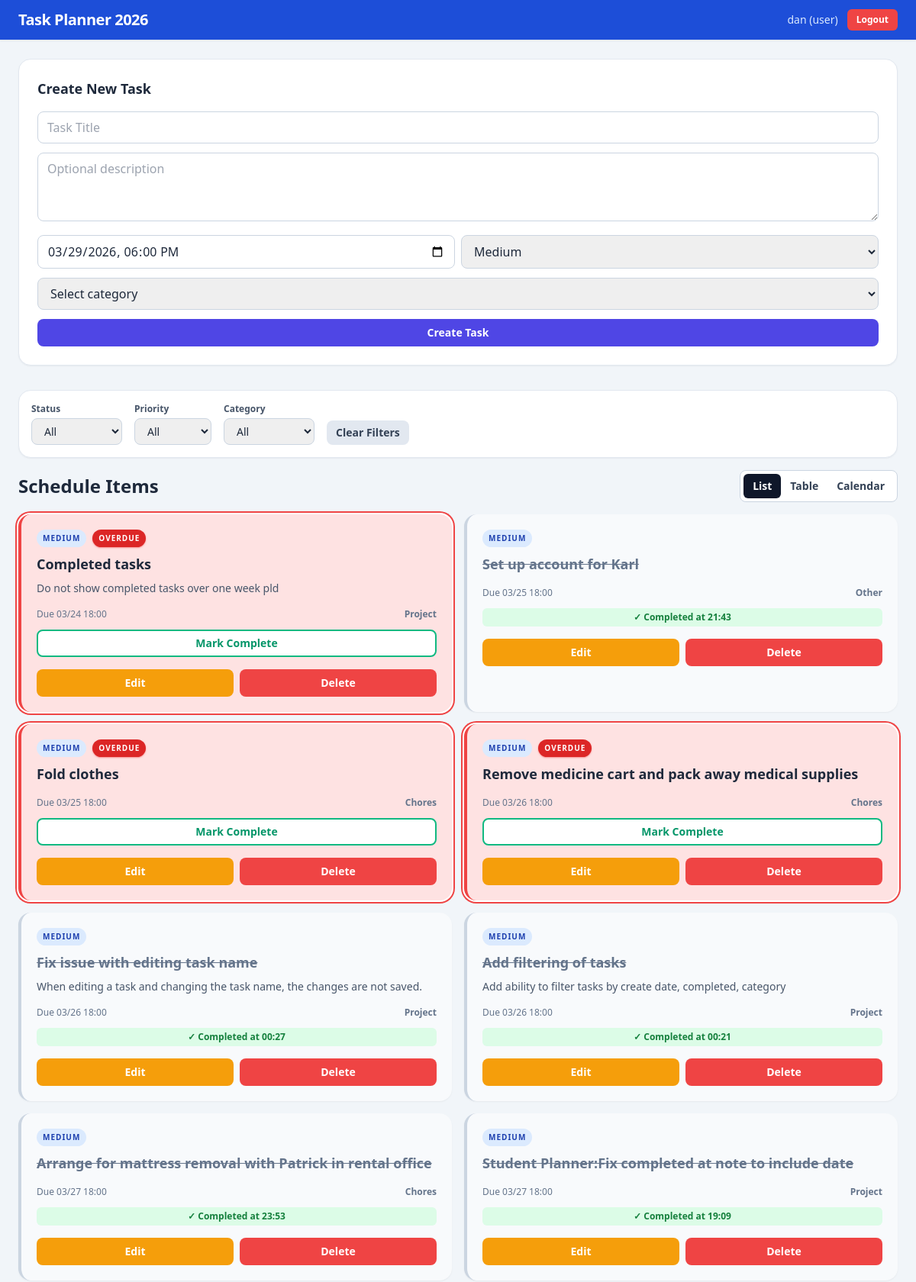
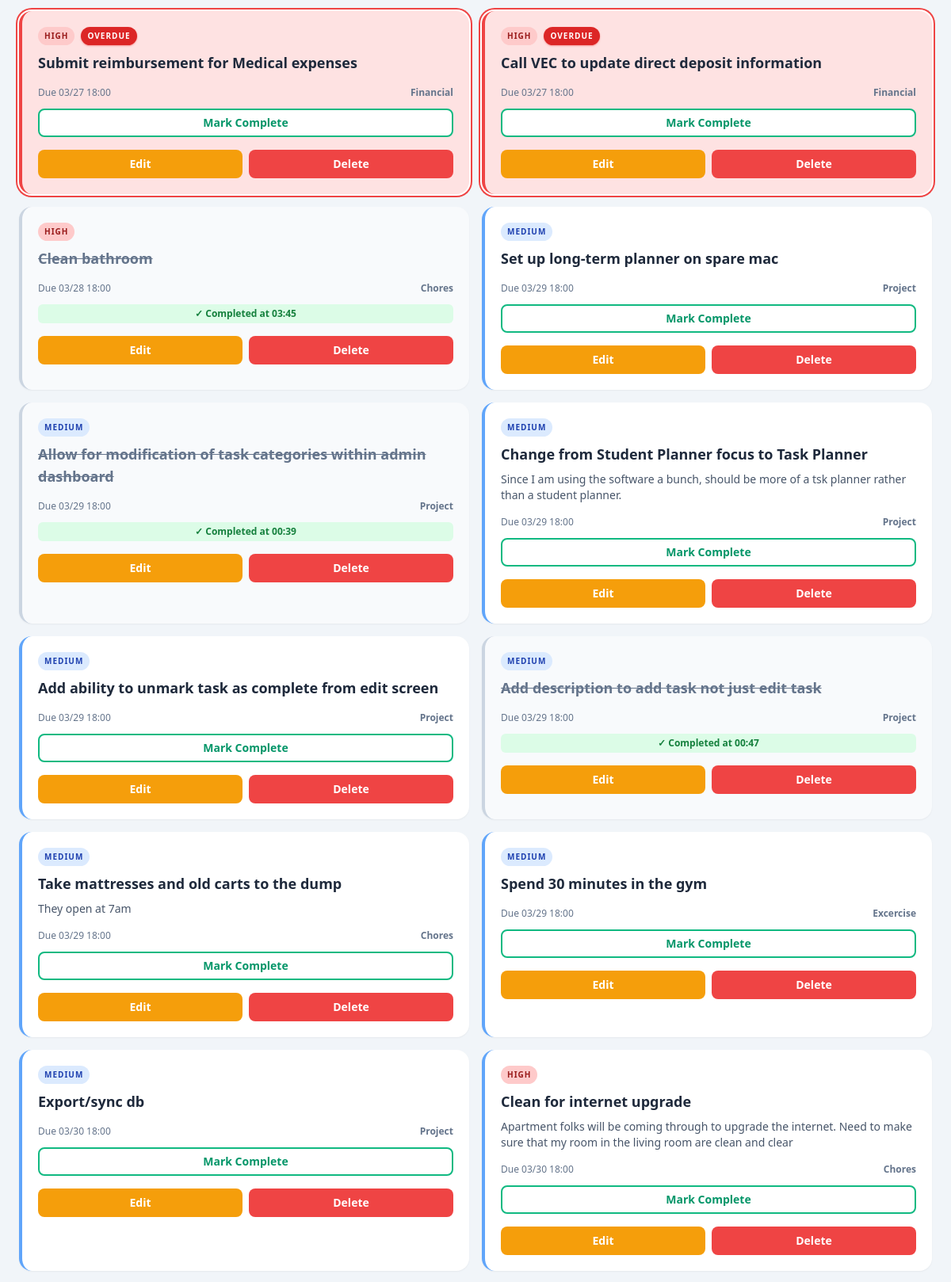
The app's page /dashboard (signed in, upper part) with its own data (2 pictures, top to bottom).
### models.py (models this page shows)
class User(Base):
    __tablename__ = "users"
    id = Column(Integer, primary_key=True, index=True)
    username = Column(String, unique=True, index=True)
    password = Column(String)
    role = Column(String)     # "admin" or "student"
    requires_password_change = Column(Boolean, default=False)
    tasks = relationship("Task", back_populates="owner")

class Task(Base):
    __tablename__ = "tasks"
    id = Column(Integer, primary_key=True, index=True)
    title = Column(String)
    description = Column(String)
    due_datetime = Column(DateTime)
    is_completed = Column(Boolean, default=False)
    actual_completed_at = Column(DateTime, nullable=True)
    priority = Column(String)
    category = Column(String)
    owner_id = Column(Integer, ForeignKey("users.id"))
    owner = relationship("User", back_populates="tasks")

### main.py (the view)
@app.get("/dashboard", response_class=HTMLResponse)
def dashboard(
    request: Request,
    is_completed: Optional[str] = None,
    priority: Optional[str] = None,
    category: Optional[str] = None,
    user_id: Optional[str] = None,
    user: models.User = Depends(get_session_user),
    db: Session = Depends(database.get_db)
):
    if not user: return RedirectResponse(url="/", status_code=303)
    query = db.query(models.Task)
    if user.role == "admin":
        if user_id and user_id.strip() != "":
            try:
                query = query.filter(models.Task.owner_id == int(user_id))
            except ValueError:
                pass
        all_users = db.query(models.User).order_by(models.User.username.asc()).all()
        regular_users = [u for u in all_users if u.role == "user"]
    else:
        query = query.filter(models.Task.owner_id == user.id)
        all_users = []
        regular_users = []
    if is_completed == "true":
        query = query.filter(models.Task.is_completed == True)
    elif is_completed == "false":
        query = query.filter(models.Task.is_completed == False)
    elif is_completed == "overdue":
        query = query.filter(models.Task.is_completed == False, models.Task.due_datetime < datetime.now())
    if priority and priority != "all":
        query = query.filter(models.Task.priority == priority)
    if category and category != "all":
        query = query.filter(models.Task.category == category)
    tasks = query.order_by(models.Task.due_datetime.asc()).all()
    categories_obj = db.query(models.Category).order_by(models.Category.name.asc()).all()
    categories = [c.name for c in categories_obj]
    flash = request.cookies.get("flash")
    response = templates.TemplateResponse("index.html", {
        "request": request,
        "tasks": tasks,
        "user": user,
        "regular_users": regular_users,
        "all_users": all_users,
        "now": datetime.now(),
        "flash": flash,
        "categories": categories,
        "categories_obj": categories_obj
    })
    if flash:
        response.delete_cookie("flash")
    return response

### templates/index.html (shortened to what this page needs)
<!DOCTYPE html>
<html lang="en">
<head>
    <script src="https://cdn.tailwindcss.com"></script>
</head>
<body class="min-h-screen bg-slate-100 text-slate-800">
    <nav class="sticky top-0 z-10 border-b border-slate-200 bg-blue-700 px-4 py-3 text-white shadow-sm sm:px-6">
        <div class="mx-auto flex w-full max-w-7xl flex-wrap items-center justify-between gap-3">
            <h1 class="text-lg font-bold tracking-tight sm:text-xl">Task Planner 2026</h1>
            <div class="flex w-full items-center justify-between gap-3 sm:w-auto sm:justify-end">
                <span class="truncate text-xs font-medium text-blue-100 sm:text-sm">{{ user.username }} ({{ user.role
                    }})</span>
                <a href="/logout"
                    class="rounded-md bg-red-500 px-3 py-1.5 text-xs font-semibold transition hover:bg-red-600">Logout</a>
            </div>
        </div>
    </nav>
    <main class="mx-auto w-full max-w-7xl px-4 py-5 sm:px-6 sm:py-6">
        {% if user.role != 'admin' %}
        <section class="mb-8">
            <div class="rounded-2xl border border-slate-200 bg-white p-4 shadow-sm sm:p-6">
                <h2 class="mb-4 text-lg font-bold">Create New Task</h2>
                <form action="/tasks/create" method="post" class="space-y-3">
                    <input type="text" name="title" placeholder="Task Title"
                        class="w-full rounded-lg border border-slate-300 px-3 py-2" required>
                    <textarea name="description" placeholder="Optional description"
                        class="w-full rounded-lg border border-slate-300 px-3 py-2" rows="3"></textarea>
                    <div class="grid grid-cols-1 gap-2 sm:grid-cols-2">
                        <input type="datetime-local" name="due_date" value="{{ now.strftime('%Y-%m-%dT18:00') }}"
                            class="rounded-lg border border-slate-300 px-3 py-2" required>
                        <select name="priority" class="rounded-lg border border-slate-300 px-3 py-2">
                            <option value="Medium" selected>Medium</option>
                        </select>
                    </div>
                    <select name="category" class="w-full rounded-lg border border-slate-300 px-3 py-2" required>
                        <option value="" disabled selected>Select category</option>
                    </select>
                    <button type="submit"
                        class="w-full rounded-lg bg-indigo-600 py-2 text-sm font-semibold text-white hover:bg-indigo-700">Create
                        Task</button>
                </form>
            </div>
        </section>
        {% endif %}
        <section class="mb-4">
            <div class="rounded-2xl border border-slate-200 bg-white p-4 shadow-sm">
                <form action="/dashboard" method="get" class="flex flex-wrap items-end gap-4 text-sm" id="filter-form">
                    <div>
                        <label class="block text-xs font-semibold text-slate-600 mb-1">Status</label>
                        <select name="is_completed" class="rounded-lg border border-slate-300 px-3 py-1.5 focus:border-blue-500 focus:outline-none focus:ring-1 focus:ring-blue-500" onchange="this.form.submit()">
                            <option value="all" {% if request.query_params.get('is_completed') == 'all' %}selected{% endif %}>All</option>
                        </select>
                    </div>
                    <div>
                        <label class="block text-xs font-semibold text-slate-600 mb-1">Priority</label>
                        <select name="priority" class="rounded-lg border border-slate-300 px-3 py-1.5 focus:border-blue-500 focus:outline-none focus:ring-1 focus:ring-blue-500" onchange="this.form.submit()">
                            <option value="all">All</option>
                        </select>
                    </div>
                    <div>
                        <label class="block text-xs font-semibold text-slate-600 mb-1">Category</label>
                        <select name="category" class="rounded-lg border border-slate-300 px-3 py-1.5 focus:border-blue-500 focus:outline-none focus:ring-1 focus:ring-blue-500" onchange="this.form.submit()">
                            <option value="all">All</option>
                        </select>
                    </div>
                    <div>
                        <a href="/dashboard" class="rounded-lg bg-slate-200 px-3 py-1.5 font-semibold text-slate-700 hover:bg-slate-300 transition inline-block">Clear Filters</a>
                    </div>
                </form>
            </div>
        </section>
        <section>
            <div class="mb-4 flex flex-wrap items-center justify-between gap-3">
                <h2 class="text-xl font-bold sm:text-2xl">Schedule Items</h2>
                <div class="inline-flex rounded-lg border border-slate-300 bg-white p-1 text-sm">
                    <button id="list-button" onclick="toggleView('list')"
                        class="rounded-md bg-slate-900 px-3 py-1.5 font-semibold text-white">List</button>
                    <button id="table-button" onclick="toggleView('table')"
                        class="rounded-md px-3 py-1.5 font-semibold text-slate-700">Table</button>
                    <button id="calendar-button" onclick="toggleView('calendar')"
                        class="rounded-md px-3 py-1.5 font-semibold text-slate-700">Calendar</button>
                </div>
            </div>
            <div id="list-view" class="grid grid-cols-1 gap-4 md:grid-cols-2 xl:grid-cols-3">
                {% for task in tasks %}
                <article class="overflow-hidden rounded-2xl border-l-4 shadow-sm transition-all
                    {% if not task.is_completed and task.due_datetime < now %} border-red-500 bg-red-100 ring-2 ring-red-500 ring-offset-2
                    {% elif task.is_completed %} border-slate-300 bg-slate-50
                    {% else %} border-blue-400 bg-white {% endif %}">
                    <div class="p-4 sm:p-5">
                        <div class="mb-2 flex items-center justify-between gap-2">
                            <div class="flex items-center gap-2">
                                <span class="rounded-full px-2 py-1 text-[10px] font-black uppercase tracking-widest
                                    {% if task.priority == 'High' %} bg-red-200 text-red-800
                                    {% elif task.priority == 'Low' %} bg-emerald-100 text-emerald-700
                                    {% else %} bg-blue-100 text-blue-800 {% endif %}">
                                    {{ task.priority }}
                                </span>
                                {% if not task.is_completed and task.due_datetime < now %}
                                <span class="rounded-full px-2 py-1 text-[10px] font-black uppercase tracking-widest bg-red-600 text-white shadow-sm shadow-red-500/50">
                                    OVERDUE
                                </span>
                                {% endif %}
                            </div>
                        </div>
                        <h3
                            class="text-base font-bold sm:text-lg {% if task.is_completed %} text-slate-500 line-through {% endif %}">
                            {{ task.title }}
                        </h3>
                        {% if task.description %}
                        <p class="mt-2 text-sm text-slate-600">{{ task.description }}</p>
                        {% endif %}
                        <div class="mt-4 flex items-center justify-between text-xs text-slate-500">
                            <span>Due {{ task.due_datetime.strftime('%m/%d %H:%M') }}</span>
                            <span class="font-bold">{{ task.category }}</span>
                        </div>
                        {% if task.is_completed %}
                        <div class="mt-3 rounded-md bg-green-100 py-1 text-center text-xs font-semibold text-green-700">
                            ✓ Completed{% if task.actual_completed_at %} at {{
                            task.actual_completed_at.strftime('%H:%M') }}{% endif %}
                        </div>
                        {% else %}
                        <form action="/tasks/{{ task.id }}/complete" method="post" class="mt-3">
                            <button type="submit"
                                class="w-full rounded-lg border-2 border-emerald-500 bg-white py-1.5 text-sm font-bold text-emerald-600 transition-colors hover:bg-emerald-500 hover:text-white">
                                Mark Complete
                            </button>
                        </form>
                        {% endif %}
                        {% if user.role == 'admin' or task.owner.id == user.id %}
                        <div class="mt-4 flex gap-2">
                            <button type="button" onclick="toggleEditForm({{ task.id }})"
                                class="flex-1 rounded-lg bg-amber-500 py-2 text-sm font-semibold text-white hover:bg-amber-600">Edit</button>
                            <form action="/tasks/{{ task.id }}/delete" method="post"
                                onsubmit="return confirm('Delete this task?');" class="flex-1">
                                <button type="submit"
                                    class="w-full rounded-lg bg-red-500 py-2 text-sm font-semibold text-white hover:bg-red-600">Delete</button>
                            </form>
                        </div>
                        {% endif %}
                    </div>
                </article>
                {% else %}
                <div
                    class="col-span-full rounded-2xl border border-slate-200 bg-white p-8 text-center text-slate-500 shadow-sm">
                    No tasks yet.
                </div>
                {% endfor %}
            </div>
        </section>
    </main>
</body>
</html>

### records on screen
User: username "dan", role "user"
Task: priority "MEDIUM", is_completed "OVERDUE", title "Completed tasks", description "Do not show completed tasks over one week pld", due_datetime "03/24 18:00", category "Project"
Task: priority "MEDIUM", title "Set up account for Karl", due_datetime "03/25 18:00", category "Other", actual_completed_at "21:43"
Task: priority "MEDIUM", is_completed "OVERDUE", title "Fold clothes", due_datetime "03/25 18:00", category "Chores"
Task: priority "MEDIUM", is_completed "OVERDUE", title "Remove medicine cart and pack away medical supplies", due_datetime "03/26 18:00", category "Chores"
Task: priority "MEDIUM", title "Fix issue with editing task name", description "When editing a task and changing the task name, the changes are not saved.", due_datetime "03/26 18:00", category "Project", actual_completed_at "00:27"
Task: priority "MEDIUM", title "Add filtering of tasks", description "Add ability to filter tasks by create date, completed, category", due_datetime "03/26 18:00", category "Project", actual_completed_at "00:21"
Task: priority "MEDIUM", title "Arrange for mattress removal with Patrick in rental office", due_datetime "03/27 18:00", category "Chores", actual_completed_at "23:53"
Task: priority "MEDIUM", title "Student Planner:Fix completed at note to include date", due_datetime "03/27 18:00", category "Project", actual_completed_at "19:09"
Task: priority "HIGH", is_completed "OVERDUE", title "Submit reimbursement for Medical expenses", due_datetime "03/27 18:00", category "Financial"
Task: priority "HIGH", is_completed "OVERDUE", title "Call VEC to update direct deposit information", due_datetime "03/27 18:00", category "Financial"
Task: priority "HIGH", title "Clean bathroom", due_datetime "03/28 18:00", category "Chores", actual_completed_at "03:45"
Task: priority "MEDIUM", title "Set up long-term planner on spare mac", due_datetime "03/29 18:00", category "Project"
Task: priority "MEDIUM", title "Allow for modification of task categories within admin dashboard", due_datetime "03/29 18:00", category "Project", actual_completed_at "00:39"
Task: priority "MEDIUM", title "Change from Student Planner focus to Task Planner", description "Since I am using the software a bunch, should be more of a tsk planner rather than a student planner.", due_datetime "03/29 18:00", category "Project"
Task: priority "MEDIUM", title "Add ability to unmark task as complete from edit screen", due_datetime "03/29 18:00", category "Project"
Task: priority "MEDIUM", title "Add description to add task not just edit task", due_datetime "03/29 18:00", category "Project", actual_completed_at "00:47"
Task: priority "MEDIUM", title "Take mattresses and old carts to the dump", description "They open at 7am", due_datetime "03/29 18:00", category "Chores"
Task: priority "MEDIUM", title "Spend 30 minutes in the gym", due_datetime "03/29 18:00", category "Excercise"
Task: priority "MEDIUM", title "Export/sync db", due_datetime "03/30 18:00", category "Project"
Task: priority "HIGH", title "Clean for internet upgrade", description "Apartment folks will be coming through to upgrade the internet. Need to make sure that my room in the living room are clean and clear", due_datetime "03/30 18:00", category "Chores"
